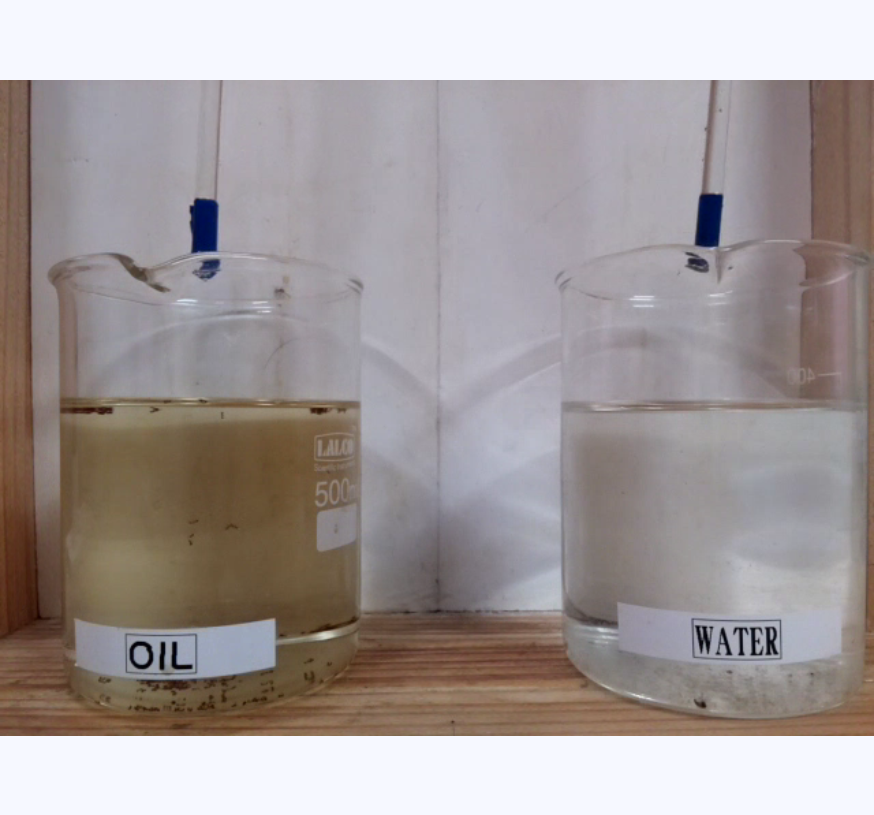
#> input picture moving_down_lab/screenshot_0.png, 874 x 815 px; its folder holds 4 pictures in this run
$ python ss_4_lab.py
#> lines starting #> are read from the running program, lines starting #| are printed output that depends on the picture
import cv2
from skimage.metrics import structural_similarity as ssim
import os


def check_latency(screenshot_paths):

    # assume itial condition still
    flag=0
    # Iterate over consecutive pairs of screensots
    for i in range(0,10,1):
        # Load the current and next screenshots
        # The dynamic number
        current_image = screenshot_paths[i]
        next_image  = screenshot_paths[i+1]
        print(current_image)
        print(next_image)

        current_image = cv2.imread(current_image)
#> current_image is the input picture: shape (815, 874, 3); mean B, G, R 154.8, 155.1, 163
        next_image = cv2.imread(next_image)
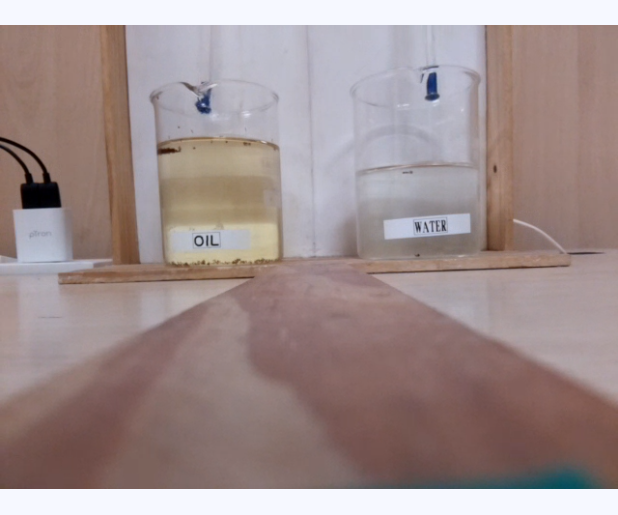
#> input picture moving_down_lab/screenshot_1.png, 618 x 515 px
#> next_image is the input picture: shape (515, 618, 3); mean B, G, R 142.4, 143.1, 159.7

        # Compare the current and next screenshots

        gray1 = cv2.cvtColor(current_image, cv2.COLOR_BGR2GRAY)
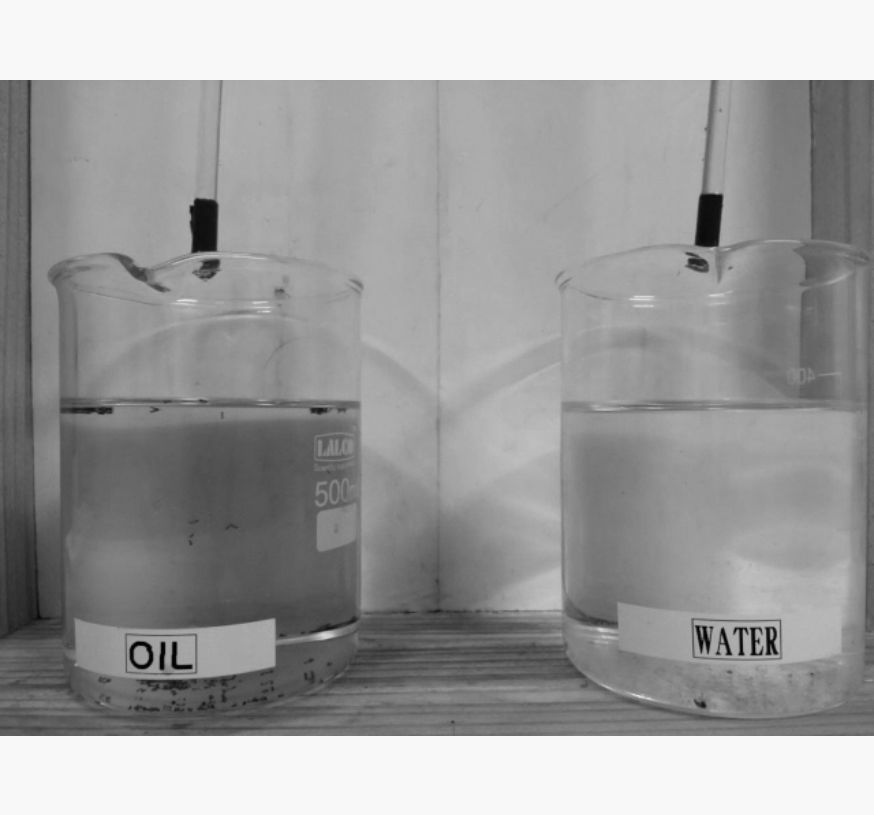
#> gray1: shape (815, 874); min 0, max 248, mean 157.4
        gray2 = cv2.cvtColor(next_image, cv2.COLOR_BGR2GRAY)
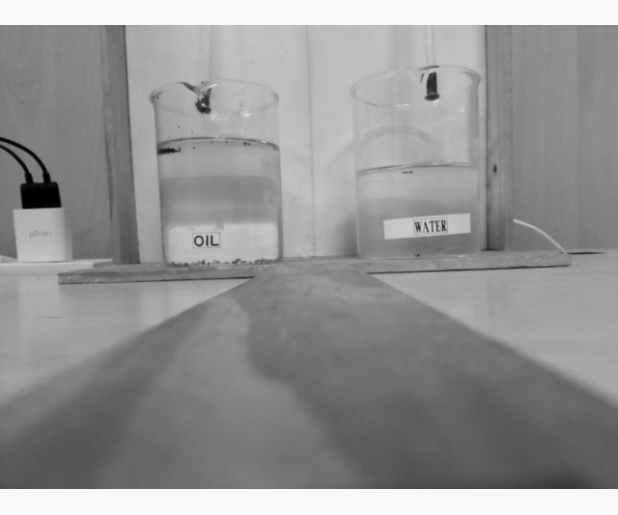
#> gray2: shape (515, 618); min 0, max 248, mean 147.9

#> (the run stopped early here; a loop or call above may not have finished)
